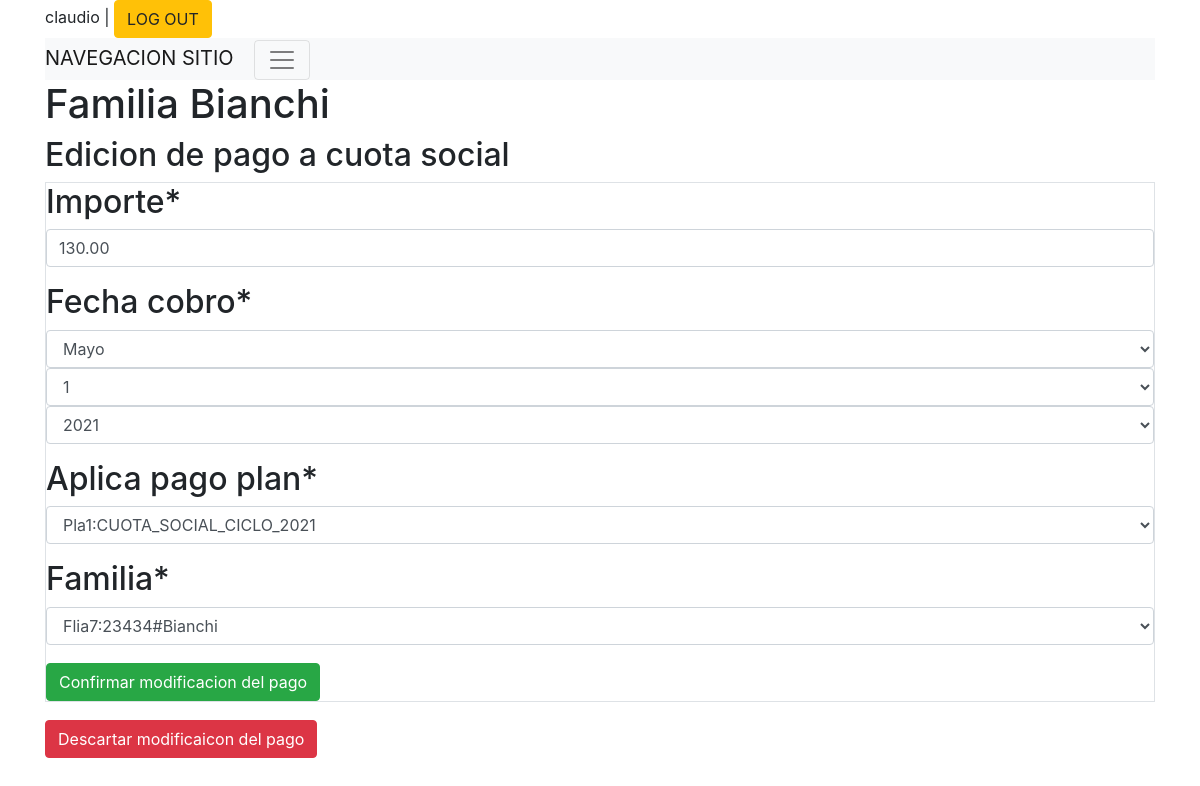
Page /cuotas/familia/editar_pago_plan/7/91 (signed in) on the committed database.
### cuotas/models.py (models this page shows, shortened)
class CuotaPago(models.Model):
    importe = models.DecimalField('cobrado',default=0.0,max_digits=8,decimal_places=2,validators=[MinValueValidator(Decimal('1.0'))])
    creado = models.DateTimeField('creado',auto_now_add=True)
    actualizado = models.DateTimeField('actualizado',auto_now=True)
    fecha_cobro = models.DateField('fecha_cobro',default=date.today,)
    aplica_pago_plan = models.ForeignKey(PlanDePago, on_delete=models.CASCADE)
    familia = models.ForeignKey(Familia, on_delete=models.CASCADE)
    deleted = models.BooleanField(default=False)
    class Meta:
        permissions = (
                       ( "pago_cuota_crear","Agregar nuevos pagos de un plan a familia"),
                       ( "pago_cuota_editar","Editar pagos a un plan de la familia"),
                       ( "pago_cuota_borrar","Eliminar pagos de un plan a familia"),
                       ( "pago_cuota_ver","Ver detalle de pagos del plan a familia" ),
                      )
    def __str__(self):
        return  "Cob{}:{}:${}".format(self.pk,self.fecha_cobro,self.importe)

### socios/models.py (models this page shows)
class Familia(models.Model):
    familia_crm_id = models.CharField(max_length=50,unique=True)
    crm_id = models.IntegerField(unique=True,null=True) # unique=True
    direccion_calle = models.CharField(max_length=50,blank=True)
    direccion_numero = models.CharField(max_length=50,blank=True)
    direccion_depto = models.CharField(max_length=50,blank=True)
    direccion_localidad = models.CharField(max_length=50,blank=True)
    direccion_provincia = models.CharField(max_length=50,blank=True)
    contacto = models.CharField(max_length=200,blank=True)
    eliminado = models.BooleanField(default=False)
    creado = models.DateTimeField('creado',auto_now_add=True)
    actualizado = models.DateTimeField('actualizado',auto_now=True)
    class Meta:
        permissions = (
                       ( "familia_crear","Agregar nueva familia"),
                       ( "familia_editar","Editar familia"),
                       ( "familia_borrar","Eliminar familia"),
                       ( "familia_ver","Ver informacion de familia" ),
                      )
    def __str__(self):
        return  "Flia{}:{}#{}".format(self.pk,self.crm_id,self.familia_crm_id)

### cuotas/views.py (the view, shortened to what this page needs)
# urls.py: path('familia/editar_pago_plan/<int:familia_id>/<int:pago_id>', views.editar_pago_plan, name='editar_pago_plan'),
def editar_pago_plan(request, familia_id, pago_id):
    func = inspect.currentframe().f_back.f_code
    logger.info(" %s: %s in %s:%i" % (
        'init ',
        func.co_name,
        func.co_filename,
        func.co_firstlineno
    ))
    error_message = ''
    if pago_id:
        pago = CuotaPago.objects.get(pk=pago_id,deleted=False)
        boton_aceptar='Confirmar modificacion del pago'
        boton_cancelar='Descartar modificaicon del pago'
        cancel_message = 'Descartada la edicion del pago'
    logger.info("{}) Pago {} Familia {} plan de pagos {} ".format(func.co_name,pago.pk,pago.familia.familia_crm_id,pago))
    form = CuotaPagoForm(instance=pago)
    return render(request, 'cuotas/pago_plan_editar.html', {'form': form, 'pago': pago , 'error_message' : error_message, 'boton_aceptar': boton_aceptar , 'boton_cancelar': boton_cancelar , 'cancel_message': cancel_message })

### cuotas/forms.py
class CuotaPagoForm(forms.ModelForm):
    fecha_cobro = forms.DateField(widget = forms.SelectDateWidget(years=range(init_year_pay(), end_year_pay()) ) )
    importe = forms.DecimalField()
    class Meta:
        model = CuotaPago
        fields = ('importe', 'fecha_cobro', 'aplica_pago_plan', 'familia')

### cuotas/models.py (called while the page is built)
    def __str__(self):
        return  "Pla{}:{}".format(self.pk,self.crm_id)

### cuotas/templates/cuotas/pago_plan_editar.html (shortened to what this page needs)
{% extends "base_site.html" %}
{% block content %}
{% load crispy_forms_tags %}
<h1>Familia {{ pago.familia.familia_crm_id }}</h1>
<h2>Edicion de pago a cuota social<h2>
{% if perms.socios.pago_cuota_ver %}
  <div class="post">
    <form method="POST" class="post-form table table-striped table-bordered table-hover table-responsive-xl">
      {{ form|crispy }}
      {% if perms.socios.pago_cuota_crear %}
        <button type="submit" class="btn btn-success" type="submit" >{{ boton_aceptar }}</button>
      {% endif %}
    </form>
  </div>
{% endif %}
<a type="button" class="btn btn-danger" href="{% url 'socios:familia_detalle' familia_id=pago.familia.pk error_message=cancel_message|urlencode %}">{{ boton_cancelar }}</a>
{% endblock content %}

### templates/base_site.html (shortened to what this page needs)
<!doctype html>
<html>
<head>
    {% load bootstrap4 %}
    {% load static %}
    {% bootstrap_css %}
    {% load i18n %}
</head>
{% block body %}
<body>
    <div class="container-fluid">
    <div class="container-md">
        {% block logstatus %}
    <div>
        <span>{% if user.is_authenticated %}{{ request.user.username }} | <a class="btn btn-warning" href="/accounts/logout" >LOG OUT</a> {% else %} Debe ingresar con su usuario  <a class="btn btn-warning" href="/accounts/login" >LOG IN</a> {% endif %}</span>
    </div>
        {% endblock logstatus %}
        {% include 'navbar.html' %}
        {% block content %}{% endblock content %}
    </div>
</div>
</body>
{% endblock body %}
</html>

### rows in the picture
CuotaPago: familia.familia_crm_id "Bianchi", importe "130.00", aplica_pago_plan "Pla1:CUOTA_SOCIAL_CICLO_2021", familia "Flia7:23434#Bianchi"

### other values in the picture
{{ request.user.username }} "claudio"
{{ boton_aceptar }} "Confirmar modificacion del pago"
{{ boton_cancelar }} "Descartar modificaicon del pago"
